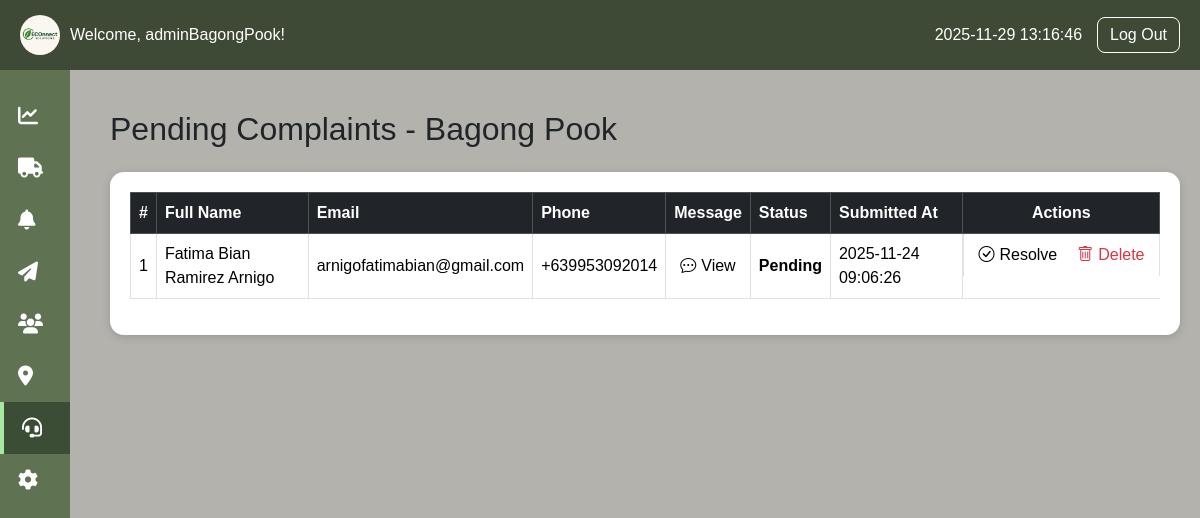
/admin/complain_support.php (signed in), run on the app's committed database.
### tables this page shows
CREATE TABLE `barangay_admins` (
  `id` int(11) NOT NULL,
  `full_name` varchar(100) NOT NULL,
  `barangay` varchar(100) NOT NULL,
  `username` varchar(100) NOT NULL,
  `password` varchar(255) NOT NULL,
  `created_at` timestamp NOT NULL DEFAULT current_timestamp(),
  `email` varchar(100) DEFAULT '',
  `status` varchar(20) NOT NULL DEFAULT 'Active'
);

CREATE TABLE `complaints` (
  `id` int(11) NOT NULL,
  `full_name` varchar(100) NOT NULL,
  `email` varchar(100) NOT NULL,
  `phone` varchar(20) NOT NULL,
  `message` text NOT NULL,
  `status` enum('Pending','Resolved') DEFAULT 'Pending',
  `created_at` timestamp NOT NULL DEFAULT current_timestamp()
);

### admin/complain_support.php (the view, shortened to what this page needs)
<?php
include "db_connect.php";
$admin_id = $_SESSION['barangay_admin_id'] ?? null;
$is_superadmin = $_SESSION['super_admin_id'] ?? false;
$admin_barangay = '';
if ($admin_id) {
    $stmt = $conn->prepare("SELECT barangay, full_name FROM barangay_admins WHERE id=?");
    $stmt->bind_param("i", $admin_id);
    $stmt->execute();
    $stmt->bind_result($admin_barangay, $admin_name);
    $stmt->fetch();
}
$pending = [];
if ($is_superadmin) {
    $sql = "SELECT * FROM complaints ORDER BY created_at DESC";
    $stmt = $conn->prepare($sql);
} else {
    $sql = "SELECT * FROM complaints WHERE status='Pending' AND message LIKE ? ORDER BY created_at DESC";
    $stmt = $conn->prepare($sql);
    $barangay_like = "%$admin_barangay%";
    $stmt->bind_param("s", $barangay_like);
}
$stmt->execute();
$result = $stmt->get_result();
while ($row = $result->fetch_assoc()) {
    $pending[] = $row;
}
?>
<!DOCTYPE html>
<html lang="en">
<head>
<link href="https://cdn.jsdelivr.net/npm/bootstrap@5.3.2/dist/css/bootstrap.min.css" rel="stylesheet">
<link href="https://cdn.jsdelivr.net/npm/bootstrap-icons@1.11.1/font/bootstrap-icons.css" rel="stylesheet">
</head>
<body>
<?php include "header.php"; ?>
<div class="content-area">
    <h2 class="fw mb-4">Pending Complaints <?= $admin_id ? " - ".htmlspecialchars($admin_barangay) : "" ?></h2>
    <div class="table-card">
        <div class="table-responsive">
            <table class="table table-bordered align-middle">
                <thead class="table-dark">
                    <tr>
                        <th>#</th>
                        <th>Full Name</th>
                        <th>Email</th>
                        <th>Phone</th>
                        <th>Message</th>
                        <th>Status</th>
                        <th>Submitted At</th>
                        <th class="text-center" style="width: 190px;">Actions</th>
                    </tr>
                </thead>
                <tbody id="pendingTable">
                    <?php if (!empty($pending)): $i=1; foreach ($pending as $row): ?>
                        <tr id="row-<?= $row['id'] ?>">
                            <td><?= $i++ ?></td>
                            <td><?= htmlspecialchars($row['full_name']) ?></td>
                            <td><?= htmlspecialchars($row['email']) ?></td>
                            <td><?= htmlspecialchars($row['phone']) ?></td>
                            <td>
                                <button class="icon-btn btn-view-message"
                                        data-message="<?= htmlspecialchars($row['message'], ENT_QUOTES) ?>">
                                    <i class="bi bi-chat-dots"></i> View
                                </button>
                            </td>
                            <td class="status-pending"><?= htmlspecialchars($row['status']) ?></td>
                            <td><?= $row['created_at'] ?></td>
                            <td class="text-center d-flex gap-2 justify-content-center">
                                <?php if($row['status'] === 'Pending'): ?>
                                <button class="icon-btn btn-resolve" data-id="<?= $row['id'] ?>">
                                    <i class="bi bi-check-circle"></i> Resolve
                                </button>
                                <?php endif; ?>
                                <button class="icon-btn btn-delete text-danger" data-id="<?= $row['id'] ?>">
                                    <i class="bi bi-trash"></i> Delete
                                </button>
                            </td>
                        </tr>
                    <?php endforeach; else: ?>
                        <tr><td colspan="8" class="text-center text-muted">No pending complaints.</td></tr>
                    <?php endif; ?>
                </tbody>
            </table>
        </div>
    </div>
</div>
</body>
</html>

### admin/header.php (shortened to what this page needs)
<?php
include "../db_connect.php";
$admin_id = $_SESSION['barangay_admin_id'];
$stmt = $conn->prepare("SELECT username FROM barangay_admins WHERE id = ?");
$stmt->bind_param("i", $admin_id);
$stmt->execute();
$result = $stmt->get_result();
$username = ($row = $result->fetch_assoc()) ? $row['username'] : 'Admin';
$currentPage = basename($_SERVER['PHP_SELF']);
?>
<!DOCTYPE html>
<html lang="en">
<head>
<link href="https://cdn.jsdelivr.net/npm/bootstrap@5.3.2/dist/css/bootstrap.min.css" rel="stylesheet">
<link rel="stylesheet" href="https://cdnjs.cloudflare.com/ajax/libs/font-awesome/6.4.0/css/all.min.css">
</head>
<body>
<div class="header">
    <div class="logo">
        <img src="../img/logoo.png" alt="Logo">
        <span>Welcome, <?= htmlspecialchars($username); ?>!</span>
    </div>
    <div class="header-right">
        <div class="current-time"><?= date("Y-m-d H:i:s") ?></div>
        <button class="logout-btn" onclick="location.href='logout.php'">Log Out</button>
    </div>
</div>
<div class="sidebar" id="sidebarMenu">
    <div class="nav-item <?= ($currentPage == 'adminDash.php') ? 'active' : '' ?>" onclick="location.href='adminDash.php'">
        <i class="fa fa-chart-line"></i>
    </div>
    <div class="nav-item <?= ($currentPage == 'collection_management.php') ? 'active' : '' ?>" onclick="location.href='collection_management.php'">
        <i class="fa fa-truck"></i>
    </div>
    <div class="nav-item <?= ($currentPage == 'notification.php') ? 'active' : '' ?>" onclick="location.href='notification.php'">
        <i class="fa fa-bell"></i>
    </div>
    <div class="nav-item <?= ($currentPage == 'send_message.php') ? 'active' : '' ?>" onclick="location.href='send_message.php'">
        <i class="fa fa-paper-plane"></i>
    </div>
    <div class="nav-item <?= ($currentPage == 'user_management.php') ? 'active' : '' ?>" onclick="location.href='user_management.php'">
        <i class="fa fa-users"></i>
    </div>
    <div class="nav-item <?= ($currentPage == 'real_time_tracking.php') ? 'active' : '' ?>" onclick="location.href='real_time_tracking.php'">
        <i class="fa fa-location-dot"></i>
    </div>
    <div class="nav-item <?= ($currentPage == 'complain_support.php') ? 'active' : '' ?>" onclick="location.href='complain_support.php'">
        <i class="fa fa-headset"></i>
    </div>
    <div class="nav-item <?= ($currentPage == 'admin_settings.php') ? 'active' : '' ?>" onclick="location.href='admin_settings.php'">
        <i class="fa fa-gear"></i>
    </div>
</div>
</body>
</html>

### admin/complain_support.php (style rules this page uses)
body { background: rgba(68,64,51,0.4) !important; font-family: Arial, sans-serif; padding-top: 0px; }
.content-area { margin-left: 260px; padding: 25px; }
.table-card { background: white; padding: 20px; border-radius: 14px; box-shadow: 0 2px 8px rgba(0,0,0,0.15); margin-bottom: 35px; }
.status-pending { color: #000; font-weight: 700; }
.icon-btn { background: none; border: none; color: black; font-size: 1rem; display: flex; align-items: center; gap: 5px; }

### admin/header.php (style rules this page uses)
body { margin: 0; font-family: Arial, sans-serif; }
.header { width: 100%; background-color: #3f4a36; color: white; padding: 10px 20px; display: flex; align-items: center; justify-content: space-between; position: fixed; top: 0; left: 0; z-index: 2000; height: 70px; }
.header .logo { display: flex; align-items: center; gap: 10px; }
.header img { height: 40px; border-radius: 50%; }
.header-right { display: flex; align-items: center; gap: 15px; }
.logout-btn { color: white; background: transparent; border: 1px solid white; border-radius: 8px; padding: 5px 12px; text-decoration: none; }
.sidebar { position: fixed; top: 70px; left: 0; width: 70px; height: calc(100vh - 70px); background: #5f7353; overflow: hidden; transition: width 0.3s ease; z-index: 1500; padding-top: 20px; }
.nav-item { display: flex; align-items: center; padding: 14px 18px; color: white; cursor: pointer; transition: 0.2s; }
.nav-item i { font-size: 20px; width: 30px; }
.nav-item.active { background: #3c4d35; border-left: 4px solid #a8e6a3; }
.content-area { margin-left: 90px; padding: 20px; margin-top: 90px; }

### data on the page
barangay_admins: username "adminBagongPook", barangay "Bagong Pook"
complaints: full_name "Fatima Bian Ramirez Arnigo", email "arnigofatimabian@gmail.com", phone "+639953092014", status "Pending", created_at "2025-11-24 09:06:26"
